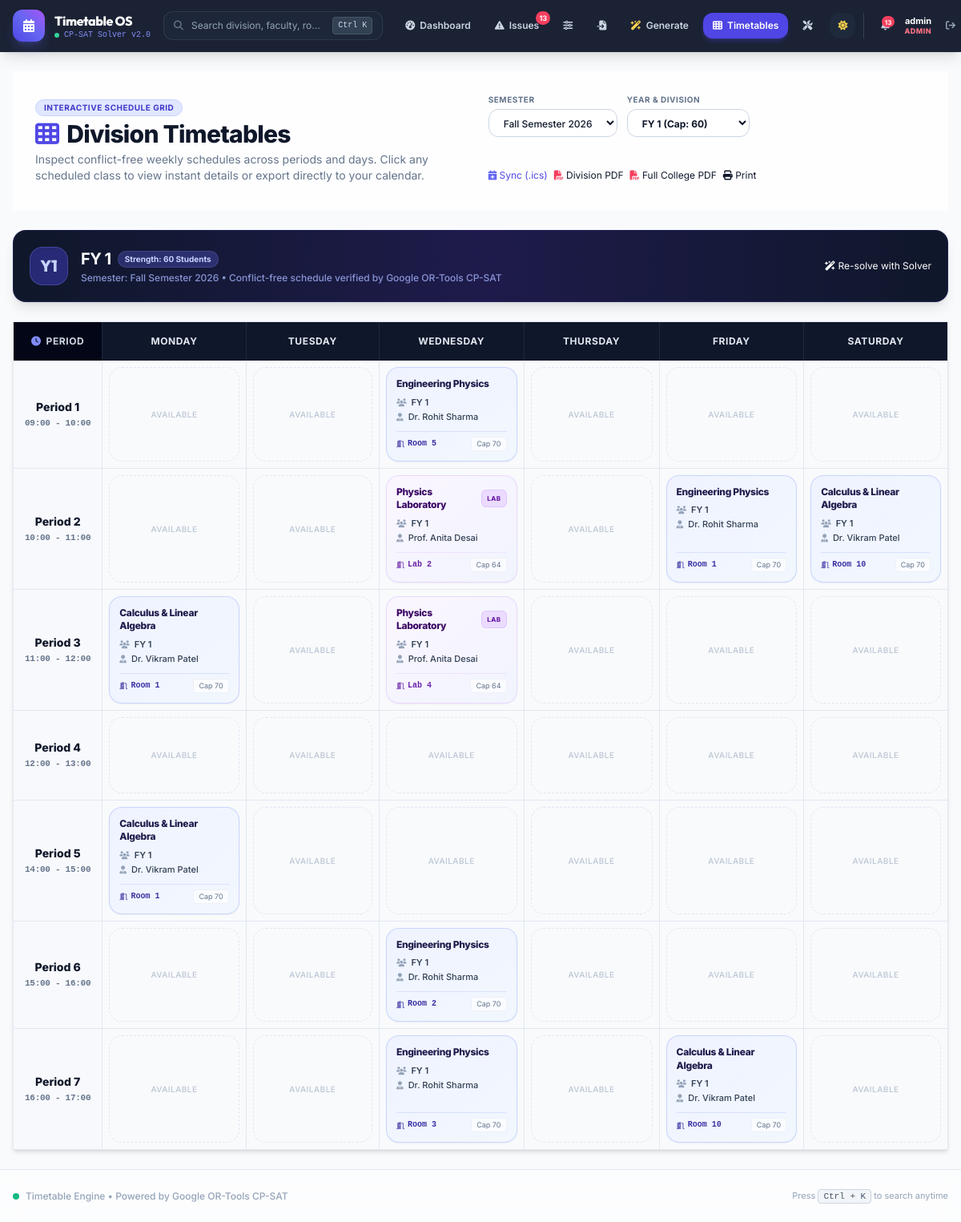
The app's page /timetable/ (signed in), older data.
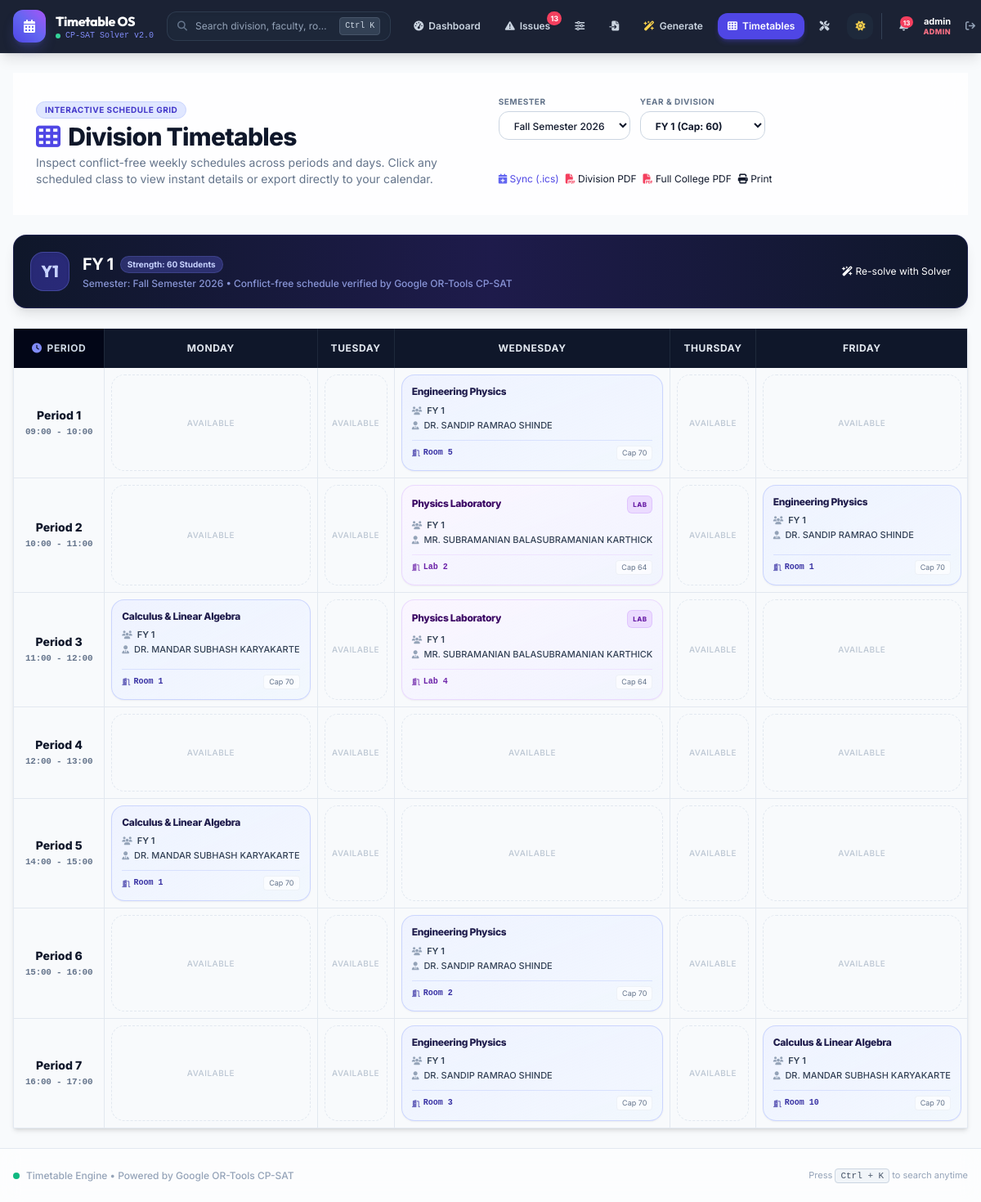
The same page, newer data.
### scheduler/models.py (models this page shows, shortened)
class TimetableEntry(models.Model):
    semester = models.ForeignKey(Semester, on_delete=models.CASCADE, related_name='timetable_entries')
    assignment = models.ForeignKey(Assignment, on_delete=models.CASCADE, related_name='timetable_entries')
    room = models.ForeignKey(Room, on_delete=models.CASCADE, related_name='timetable_entries')
    time_slot = models.ForeignKey(TimeSlot, on_delete=models.CASCADE, related_name='timetable_entries')
    class Meta:
        unique_together = ('semester', 'time_slot', 'room')
        ordering = ['time_slot__day', 'time_slot__period_number']

class Assignment(models.Model):
    semester = models.ForeignKey(Semester, on_delete=models.CASCADE, related_name='assignments')
    teacher = models.ForeignKey(Teacher, on_delete=models.CASCADE, related_name='assignments')
    subject = models.ForeignKey(Subject, on_delete=models.CASCADE, related_name='assignments')
    division = models.ForeignKey(YearDivision, on_delete=models.CASCADE, related_name='assignments')
    total_hours_for_semester = models.IntegerField(default=60)
    class Meta:
        unique_together = ('semester', 'teacher', 'subject', 'division')
        ordering = ['division__year', 'division__division_number', 'subject__name']

class Subject(models.Model):
    code = models.CharField(max_length=50, blank=True, null=True)
    name = models.CharField(max_length=150)
    is_lab = models.BooleanField(default=False)
    class Meta:
        ordering = ['name']

class YearDivision(models.Model):
    year = models.IntegerField(help_text="Year of study (1-4)")
    division_number = models.IntegerField(help_text="Sequential division number (1, 2, ...)")
    division_label = models.CharField(
        max_length=20, default="",
        help_text="Display label for the division (e.g. A, B, N). Defaults to the division number.",
    )
    division_prefix = models.CharField(
        max_length=10, default="",
        help_text="Name prefix derived from year (SY, TY, SEDA, ...). Auto-filled if blank.",
    )
    strength = models.IntegerField(default=60)
    name = models.CharField(max_length=100, blank=True)
    class Meta:
        ordering = ['year', 'division_number']
        unique_together = ('year', 'division_number')

class Teacher(models.Model):
    user = models.OneToOneField(
        settings.AUTH_USER_MODEL,
        null=True,
        blank=True,
        on_delete=models.SET_NULL,
        related_name='teacher_profile',
        help_text="Linked login account. When set, this teacher can sign in and see only their own timetable.",
    )
    name = models.CharField(max_length=150)
    max_hours_per_week = models.IntegerField(default=24)
    class Meta:
        ordering = ['name']

class Room(models.Model):
    name = models.CharField(max_length=100, unique=True)
    is_lab = models.BooleanField(default=False)
    capacity = models.IntegerField(default=60)
    class Meta:
        ordering = ['is_lab', 'name']

### scheduler/views.py (the view)
# urls.py: path('timetable/', views.timetable_view, name='timetable_view'),
@admin_required
def timetable_view(request):
    semesters = Semester.objects.all().order_by("-start_date")
    semester_id = request.GET.get("semester_id")
    division_id = request.GET.get("division_id")
    selected_semester = None
    if semester_id:
        selected_semester = get_object_or_404(Semester, pk=semester_id)
    elif semesters.exists():
        selected_semester = semesters.first()
    divisions = YearDivision.objects.all().order_by("year", "division_number")
    selected_division = None
    if division_id:
        selected_division = get_object_or_404(YearDivision, pk=division_id)
    elif divisions.exists():
        selected_division = divisions.first()
    time_slots = list(TimeSlot.objects.all())
    entries_qs = TimetableEntry.objects.select_related(
        "assignment__subject", "assignment__teacher", "assignment__division", "room", "time_slot"
    )
    if selected_semester:
        entries_qs = entries_qs.filter(semester=selected_semester)
    if selected_division:
        entries_qs = entries_qs.filter(assignment__division=selected_division)
    entries = list(entries_qs)
    day_headers, grid_rows = _build_grid(entries, time_slots)
    context = {
        "semesters": semesters,
        "selected_semester": selected_semester,
        "divisions": divisions,
        "selected_division": selected_division,
        "day_headers": day_headers,
        "grid_rows": grid_rows,
        "show_division": True,
        "show_teacher": True,
    }
    return render(request, "scheduler/timetable_view.html", context)

### scheduler/context_processors.py (called while the page is built)
def navigation_context(request):
    user = getattr(request, "user", None)
    if user is None or not user.is_authenticated:
        return {"notifications_unread": 0, "unread_count": 0}
    unread = Notification.objects.filter(recipient=user, is_read=False).count()
    return {"notifications_unread": unread, "unread_count": unread}

### scheduler/models.py (called while the page is built)
    @property
    def slot_code(self):
        return f"{self.day}-P{self.period_number}"

### scheduler/roles.py (called while the page is built, shortened)
def is_admin(user):
    if not user or not user.is_authenticated:
        return False
    if user.is_superuser or user.is_staff:
        return True
    return user.groups.filter(name=ADMIN_GROUP).exists()

def admin_required(view):
    @login_required
    @wraps(view)
    def _wrapped(request, *args, **kwargs):
        return view(request, *args, **kwargs)
    return _wrapped

### scheduler/templates/scheduler/timetable_view.html (shortened to what the changed rows need)
{% extends "scheduler/base.html" %}
{% block content %}
<div class="space-y-6">
  <div class="card p-5 sm:p-7 no-print bg-white/80 dark:bg-slate-900/80 backdrop-blur-xl">
    <div class="flex flex-col lg:flex-row lg:items-center justify-between gap-5">
      <div>
        <h1 class="text-2xl sm:text-3xl font-extrabold tracking-tight text-slate-900 dark:text-white flex items-center gap-2.5">
          <i class="fa-solid fa-table-cells text-indigo-600 dark:text-indigo-400"></i> Division Timetables
        </h1>
      </div>
    </div>
  </div>
  {% if selected_division %}
  <div class="flex flex-wrap items-center justify-between gap-4 bg-gradient-to-r from-slate-900 via-indigo-950 to-slate-900 text-white p-5 rounded-2xl shadow-lg border border-indigo-900/40">
    <div class="flex items-center gap-4">
      <div>
        <div class="flex items-center gap-2">
          <h2 class="text-xl font-bold tracking-tight">{{ selected_division.name }}</h2>
        </div>
      </div>
    </div>
  </div>
  {% include "scheduler/_timetable_grid.html" %}
  {% endif %}
</div>
{% endblock %}

### scheduler/templates/scheduler/_timetable_grid.html (shortened to what the changed rows need)
<div class="card overflow-hidden border border-slate-200/90 dark:border-slate-800 shadow-md">
  <div class="overflow-x-auto">
    <table class="w-full text-left border-collapse min-w-[760px]">
      <thead>
        <tr class="bg-slate-900 dark:bg-slate-950 text-white text-xs font-bold uppercase tracking-wider">
          <th class="p-4 border-r border-slate-800 text-center w-32 bg-slate-950 text-slate-300">
            <span class="flex items-center justify-center gap-1.5">
              <i class="fa-solid fa-clock text-indigo-400"></i> Period
            </span>
          </th>
          {% for header in day_headers %}
          <th class="p-4 border-r border-slate-800 last:border-0 text-center text-slate-200">
            {{ header }}
          </th>
          {% endfor %}
        </tr>
      </thead>
      <tbody class="divide-y divide-slate-200 dark:divide-slate-800 text-xs">
        {% for row in grid_rows %}
        <tr class="hover:bg-slate-50/60 dark:hover:bg-slate-800/40 transition-colors duration-150">
          <td class="p-3.5 border-r border-slate-200 dark:border-slate-800 bg-slate-50/70 dark:bg-slate-900/50 font-semibold text-center whitespace-nowrap">
            <div class="text-slate-900 dark:text-slate-100 font-extrabold text-sm">Period {{ row.period_number }}</div>
            <div class="text-[11px] text-slate-500 dark:text-slate-400 font-mono mt-0.5 tracking-tight">{{ row.time_range }}</div>
          </td>
          {% for cell in row.cells %}
          <td class="p-2 border-r border-slate-200 dark:border-slate-800 last:border-0 align-top h-28 w-1/6"
              data-day="{{ cell.day }}" data-period="{{ row.period_number }}">
            {% if cell.entry %}
            <div class="slot-card h-full rounded-2xl p-3 flex flex-col justify-between border shadow-sm backdrop-blur-sm select-none
              {% if cell.entry.assignment.subject.is_lab %}
                bg-gradient-to-br from-purple-50/95 to-indigo-50/70 dark:from-purple-950/40 dark:to-indigo-950/20 border-purple-200/90 dark:border-purple-800/60 text-purple-950 dark:text-purple-200 hover:border-purple-300
              {% else %}
                bg-gradient-to-br from-indigo-50/95 to-blue-50/70 dark:from-indigo-950/40 dark:to-blue-950/20 border-indigo-200/90 dark:border-indigo-800/60 text-indigo-950 dark:text-indigo-200 hover:border-indigo-300
              {% endif %}"
              onclick="showSlotModal('{{ cell.entry.id }}', '{{ cell.entry.assignment.subject.name|escapejs }}', '{{ cell.entry.assignment.subject.code|default:''|escapejs }}', '{{ cell.entry.assignment.teacher.name|escapejs }}', '{{ cell.entry.assignment.division.name|escapejs }}', '{{ cell.entry.room.name|escapejs }}', '{{ cell.entry.room.capacity }}', '{{ cell.entry.time_slot.slot_code|escapejs }}', '{{ row.time_range|escapejs }}', {{ cell.entry.assignment.subject.is_lab|yesno:'true,false' }})"
              title="Click to view details or find substitute faculty">
              <div>
                <div class="flex items-center justify-between gap-1.5 mb-1.5">
                  <span class="font-extrabold text-xs leading-snug line-clamp-2 tracking-tight group-hover:text-indigo-600">
                    {{ cell.entry.assignment.subject.name }}
                  </span>
                  {% if cell.entry.assignment.subject.is_lab %}
                  <span class="px-1.5 py-0.5 rounded-md text-[8px] font-extrabold uppercase tracking-wider bg-purple-200/80 dark:bg-purple-900/70 text-purple-800 dark:text-purple-200 shrink-0 border border-purple-300/60 dark:border-purple-700/60 shadow-xs">
                    LAB
                  </span>
                  {% endif %}
                </div>
                {% if show_division %}
                <div class="text-[11px] text-slate-700 dark:text-slate-300 flex items-center gap-1.5 mb-0.5">
                  <i class="fa-solid fa-users text-[10px] text-slate-400"></i>
                  <span class="truncate font-semibold">{{ cell.entry.assignment.division.name }}</span>
                </div>
                {% endif %}
                {% if show_teacher %}
                <div class="text-[11px] text-slate-700 dark:text-slate-300 flex items-center gap-1.5">
                  <i class="fa-solid fa-user-tie text-[10px] text-slate-400"></i>
                  <span class="truncate font-medium">{{ cell.entry.assignment.teacher.name }}</span>
                </div>
                {% endif %}
              </div>
              <div class="mt-2.5 pt-1.5 border-t {% if cell.entry.assignment.subject.is_lab %}border-purple-200/60 dark:border-purple-800/60 text-purple-800 dark:text-purple-300{% else %}border-indigo-200/60 dark:border-indigo-800/60 text-indigo-800 dark:text-indigo-300{% endif %} text-[10px] font-mono flex items-center justify-between">
                <span class="flex items-center gap-1 truncate font-bold">
                  <i class="fa-solid fa-door-open text-[9px] opacity-70"></i> {{ cell.entry.room.name }}
                </span>
                <span class="text-[9px] px-1.5 py-0.2 rounded bg-white/60 dark:bg-slate-900/60 border border-slate-200/50 dark:border-slate-800 font-sans text-slate-500 dark:text-slate-400">
                  Cap {{ cell.entry.room.capacity }}
                </span>
              </div>
            </div>
            {% else %}
            <div class="h-full rounded-2xl border border-dashed border-slate-200 dark:border-slate-800/80 bg-slate-50/30 dark:bg-slate-900/20 flex flex-col items-center justify-center text-slate-400 dark:text-slate-600 text-[11px] hover:border-slate-300 dark:hover:border-slate-700 transition">
              <span class="font-medium text-[10px] uppercase tracking-wider opacity-60">Available</span>
            </div>
            {% endif %}
          </td>
          {% endfor %}
        </tr>
        {% endfor %}
      </tbody>
    </table>
  </div>
</div>

Row changes from the older to the newer data that the page shows:
no longer on this page (row unchanged): TimetableEntry: entry.assignment.subject.name "Calculus & Linear Algebra", entry.assignment.division.name "FY 1", entry.assignment.teacher.name "Dr. Vikram Patel", entry.room.name "Room 10", entry.room.capacity "70", shown under "2"
changed through a linked row, TimetableEntry "Room 5": entry.assignment.teacher.name "Dr. Rohit Sharma" → "DR. SANDIP RAMRAO SHINDE"
changed through a linked row, TimetableEntry "Lab 2": entry.assignment.teacher.name "Prof. Anita Desai" → "MR. SUBRAMANIAN BALASUBRAMANIAN KARTHICK"
changed through a linked row, TimetableEntry (number 3 of 9 on the later page): entry.assignment.teacher.name "Dr. Rohit Sharma" → "DR. SANDIP RAMRAO SHINDE"
changed through a linked row, TimetableEntry (number 4 of 9 on the later page): entry.assignment.teacher.name "Dr. Vikram Patel" → "DR. MANDAR SUBHASH KARYAKARTE"
changed through a linked row, TimetableEntry "Lab 4": entry.assignment.teacher.name "Prof. Anita Desai" → "MR. SUBRAMANIAN BALASUBRAMANIAN KARTHICK"
changed through a linked row, TimetableEntry (number 6 of 9 on the later page): entry.assignment.teacher.name "Dr. Vikram Patel" → "DR. MANDAR SUBHASH KARYAKARTE"
changed through a linked row, TimetableEntry "Room 2": entry.assignment.teacher.name "Dr. Rohit Sharma" → "DR. SANDIP RAMRAO SHINDE"
changed through a linked row, TimetableEntry "Room 3": entry.assignment.teacher.name "Dr. Rohit Sharma" → "DR. SANDIP RAMRAO SHINDE"
changed through a linked row, TimetableEntry "Room 10": entry.assignment.teacher.name "Dr. Vikram Patel" → "DR. MANDAR SUBHASH KARYAKARTE"
Text that changed along with them:
list line gone: "SATURDAY"
list line gone: "AVAILABLE"
